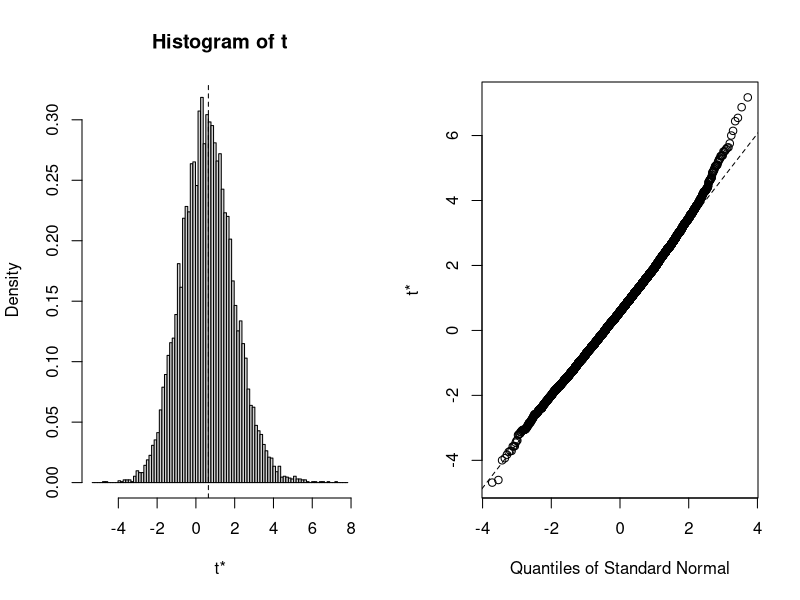
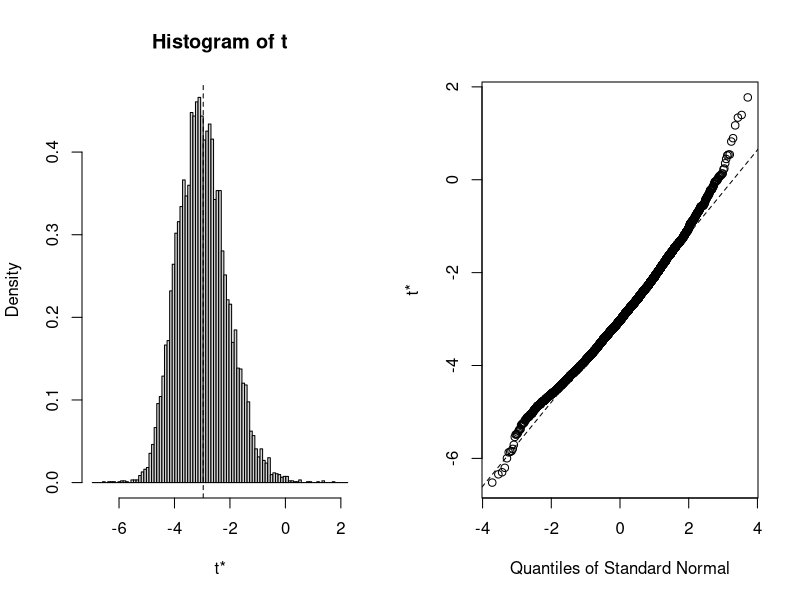

The R script that drew these images, in order:
#sv bootstrap
library(boot)

bfun=function(data,indices) {
  m1=lm(data$bio[indices]~data$twater[indices])
  return(coef(m1)[2])
}


svdf=read.csv("2015_sv_biomass.csv",stringsAsFactors=FALSE)
tmap=c("C"=0,"L"=6,"M"=10,"H"=28)
twater=as.numeric(tmap[svdf$treat])
svdf=cbind(svdf,twater)

m0=lm(data=svdf,bio~twater)
res1=boot(data=svdf[which(svdf$cut==1),],statistic=bfun,R=10000)
res1
res2=boot(data=svdf[which(svdf$cut==2),],statistic=bfun,R=10000)
res2
plot(res1)
plot(res2)
ci1=boot.ci(res1,conf=0.95,type="basic")
ci1
ci2=boot.ci(res2,conf=0.95,type="basic")
ci2

lmp <- function (modelobject) {
  if (class(modelobject) != "lm") stop("Not an object of class 'lm' ")
  f <- summary(modelobject)$fstatistic
  p <- pf(f[1],f[2],f[3],lower.tail=F)
  attributes(p) <- NULL
  return(p)
}

lmp(m0)
dolmp=function(data,indices) {
  return(lmp(lm(data$bio[indices]~data$twater[indices])))
}
res3=boot(data=svdf[which(svdf$cut==2),],statistic=dolmp,R=10000)
res3
sum(res3$t<0.05)/length(res3$t) #calculates power
